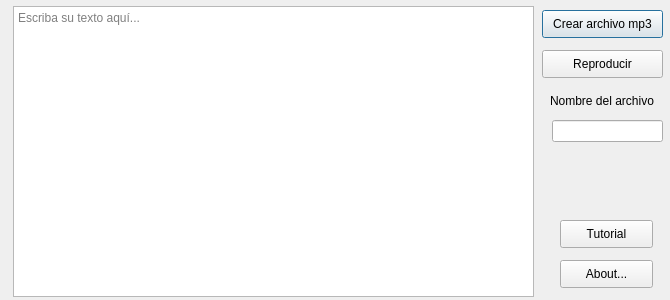
<?xml version="1.0" encoding="UTF-8"?>
<ui version="4.0">
 <class>window</class>
 <widget class="QDialog" name="window">
  <property name="enabled">
   <bool>true</bool>
  </property>
  <property name="geometry">
   <rect>
    <x>0</x>
    <y>0</y>
    <width>670</width>
    <height>300</height>
   </rect>
  </property>
  <property name="sizePolicy">
   <sizepolicy hsizetype="Fixed" vsizetype="Fixed">
    <horstretch>0</horstretch>
    <verstretch>0</verstretch>
   </sizepolicy>
  </property>
  <property name="minimumSize">
   <size>
    <width>670</width>
    <height>300</height>
   </size>
  </property>
  <property name="maximumSize">
   <size>
    <width>670</width>
    <height>300</height>
   </size>
  </property>
  <property name="baseSize">
   <size>
    <width>500</width>
    <height>8000</height>
   </size>
  </property>
  <property name="windowTitle">
   <string>Texto a voz </string>
  </property>
  <property name="toolTip">
   <string notr="true"/>
  </property>
  <property name="whatsThis">
   <string notr="true"/>
  </property>
  <property name="sizeGripEnabled">
   <bool>false</bool>
  </property>
  <property name="modal">
   <bool>false</bool>
  </property>
  <widget class="QPushButton" name="createFile">
   <property name="enabled">
    <bool>true</bool>
   </property>
   <property name="geometry">
    <rect>
     <x>542</x>
     <y>10</y>
     <width>121</width>
     <height>28</height>
    </rect>
   </property>
   <property name="text">
    <string>Crear archivo mp3</string>
   </property>
  </widget>
  <widget class="QPushButton" name="playFile">
   <property name="enabled">
    <bool>true</bool>
   </property>
   <property name="geometry">
    <rect>
     <x>542</x>
     <y>50</y>
     <width>121</width>
     <height>28</height>
    </rect>
   </property>
   <property name="text">
    <string>Reproducir</string>
   </property>
  </widget>
  <widget class="QPushButton" name="about">
   <property name="geometry">
    <rect>
     <x>560</x>
     <y>260</y>
     <width>93</width>
     <height>28</height>
    </rect>
   </property>
   <property name="text">
    <string>About...</string>
   </property>
  </widget>
  <widget class="QPushButton" name="tutorial">
   <property name="geometry">
    <rect>
     <x>560</x>
     <y>220</y>
     <width>93</width>
     <height>28</height>
    </rect>
   </property>
   <property name="text">
    <string>Tutorial</string>
   </property>
  </widget>
  <widget class="QTextEdit" name="textEdit">
   <property name="geometry">
    <rect>
     <x>13</x>
     <y>6</y>
     <width>521</width>
     <height>291</height>
    </rect>
   </property>
   <property name="tabStopWidth">
    <number>80</number>
   </property>
   <property name="placeholderText">
    <string>Escriba su texto aquí...</string>
   </property>
  </widget>
  <widget class="QLabel" name="label">
   <property name="geometry">
    <rect>
     <x>550</x>
     <y>90</y>
     <width>111</width>
     <height>21</height>
    </rect>
   </property>
   <property name="text">
    <string>Nombre del archivo</string>
   </property>
  </widget>
  <widget class="QLineEdit" name="lineEdit">
   <property name="geometry">
    <rect>
     <x>552</x>
     <y>120</y>
     <width>111</width>
     <height>22</height>
    </rect>
   </property>
  </widget>
 </widget>
 <resources/>
 <connections/>
</ui>
